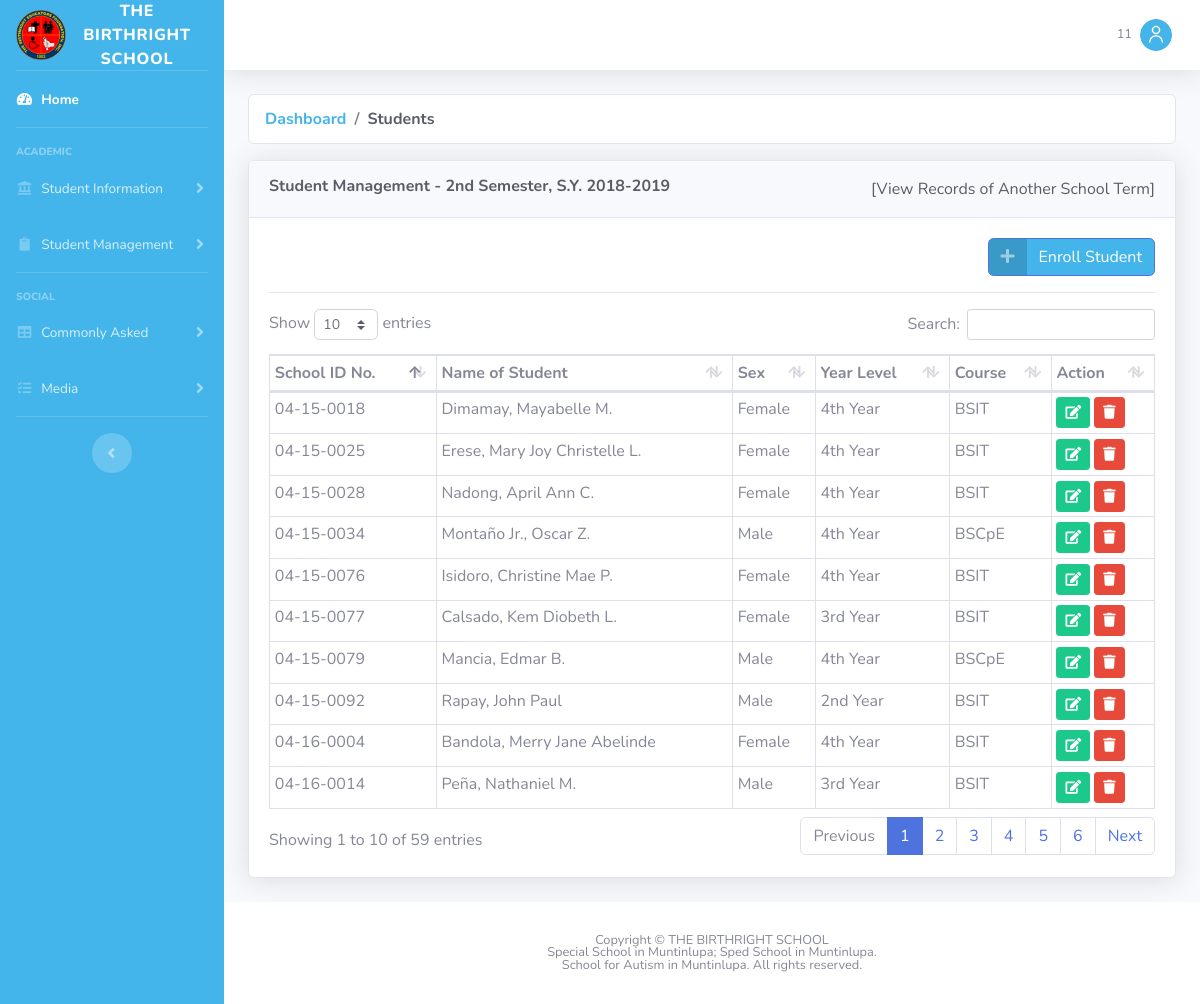
/students.php (signed in), run on the app's committed database.
### tables this page shows
CREATE TABLE `tblschoolterms` (
  `STermID` int(11) NOT NULL AUTO_INCREMENT,
  `SemesterID` int(11) DEFAULT NULL,
  `SchoolYear` varchar(50) DEFAULT NULL,
  `DateOfStart` date DEFAULT NULL,
  `DateOfEnd` date DEFAULT NULL,
  PRIMARY KEY (`STermID`),
  KEY `SemesterID` (`SemesterID`),
  CONSTRAINT `tblschoolterms_ibfk_1` FOREIGN KEY (`SemesterID`) REFERENCES `tblsemesters` (`SemesterID`) ON DELETE CASCADE
);

CREATE TABLE `tblsemesters` (
  `SemesterID` int(11) NOT NULL AUTO_INCREMENT,
  `Description` varchar(100) DEFAULT NULL,
  PRIMARY KEY (`SemesterID`)
);

CREATE TABLE `tblenrolledstudents` (
  `EStudID` int(11) NOT NULL AUTO_INCREMENT,
  `DateEnrolled` date DEFAULT NULL,
  `STermID` int(11) DEFAULT NULL,
  `StudID` int(11) DEFAULT NULL,
  `YearLevelID` int(11) DEFAULT NULL,
  `AdmissionStatusID` int(11) DEFAULT NULL,
  `ScholasticStatusID` int(11) DEFAULT NULL,
  PRIMARY KEY (`EStudID`),
  KEY `STermID` (`STermID`),
  KEY `StudID` (`StudID`),
  KEY `YearLevelID` (`YearLevelID`),
  KEY `AdmissionStatusID` (`AdmissionStatusID`),
  KEY `ScholasticStatusID` (`ScholasticStatusID`),
  CONSTRAINT `tblenrolledstudents_ibfk_1` FOREIGN KEY (`STermID`) REFERENCES `tblschoolterms` (`STermID`) ON DELETE CASCADE,
  CONSTRAINT `tblenrolledstudents_ibfk_2` FOREIGN KEY (`StudID`) REFERENCES `tblstudents` (`StudID`) ON DELETE CASCADE,
  CONSTRAINT `tblenrolledstudents_ibfk_3` FOREIGN KEY (`YearLevelID`) REFERENCES `tblyearlevels` (`YearLevelID`) ON DELETE CASCADE,
  CONSTRAINT `tblenrolledstudents_ibfk_4` FOREIGN KEY (`AdmissionStatusID`) REFERENCES `tbladmissionstatus` (`AdmissionStatusID`) ON DELETE CASCADE,
  CONSTRAINT `tblenrolledstudents_ibfk_5` FOREIGN KEY (`ScholasticStatusID`) REFERENCES `tblscholasticstatus` (`ScholasticStatusID`) ON DELETE CASCADE
);

CREATE TABLE `tblstudents` (
  `StudID` int(11) NOT NULL AUTO_INCREMENT,
  `SchoolIDNo` varchar(50) DEFAULT NULL,
  `UserID` int(11) DEFAULT NULL,
  `PersonID` int(11) DEFAULT NULL,
  `CourseID` int(11) DEFAULT NULL,
  PRIMARY KEY (`StudID`),
  KEY `UserID` (`UserID`),
  KEY `PersonID` (`PersonID`),
  KEY `CourseID` (`CourseID`),
  CONSTRAINT `tblstudents_ibfk_1` FOREIGN KEY (`UserID`) REFERENCES `tblusers` (`UserID`) ON DELETE CASCADE,
  CONSTRAINT `tblstudents_ibfk_2` FOREIGN KEY (`PersonID`) REFERENCES `tblpersons` (`PersonID`) ON DELETE CASCADE,
  CONSTRAINT `tblstudents_ibfk_3` FOREIGN KEY (`CourseID`) REFERENCES `tblcourses` (`CourseID`) ON DELETE CASCADE
);

CREATE TABLE `tblpersons` (
  `PersonID` int(11) NOT NULL AUTO_INCREMENT,
  `Title` varchar(10) DEFAULT NULL,
  `LastName` varchar(50) DEFAULT NULL,
  `FirstName` varchar(50) DEFAULT NULL,
  `MiddleName` varchar(50) DEFAULT NULL,
  `Sex` varchar(10) DEFAULT NULL,
  `DateOfBirth` date DEFAULT NULL,
  `PlaceOfBirth` varchar(50) DEFAULT NULL,
  `AddLine1` varchar(100) DEFAULT NULL,
  `AddLine2` varchar(100) DEFAULT NULL,
  `MunicipalityCity` varchar(100) DEFAULT NULL,
  `Province` varchar(100) DEFAULT NULL,
  `PostalCode` int(10) DEFAULT NULL,
  `Email` varchar(50) DEFAULT NULL,
  `ContactNo` varchar(20) DEFAULT NULL,
  PRIMARY KEY (`PersonID`)
);

CREATE TABLE `tblyearlevels` (
  `YearLevelID` int(11) NOT NULL AUTO_INCREMENT,
  `Description` varchar(100) DEFAULT NULL,
  PRIMARY KEY (`YearLevelID`)
);

CREATE TABLE `tblcourses` (
  `CourseID` int(11) NOT NULL AUTO_INCREMENT,
  `Description` varchar(255) DEFAULT NULL,
  `Acronym` varchar(50) DEFAULT NULL,
  `TotalYrs` int(5) DEFAULT NULL,
  `CurriculumYear` varchar(50) DEFAULT NULL,
  PRIMARY KEY (`CourseID`)
);

### assets/config/database.php (called while the page is built, shortened)
<?php
	class Database {
		private $hostname = "";
		private $user = "";
		private $password = "";
		private $database = "";
		public $connection = NULL;
		public function __construct(){
			$config = parse_ini_file("settings.ini");
			$this->hostname = $config["HOSTNAME"];
			$this->user = $config["USER"];
			$this->password = $config["PASSWORD"];
			$this->database = $config["DATABASE"];
		}
		public function query($sql){
			$qryObj = array();
			try {
				if($qryObj["query"] = mysqli_query($this->connection, $sql)){
					if($qryObj["query"]){
						setResponse($qryObj, "OK", "Records Found!");
					} else {
						setResponse($qryObj, "ERROR", "No Records Found!");
					}
				} else {
					setResponse($qryObj, "ERROR", "[MYSQLI QUERY]: " . mysqli_error($this->connection) . PHP_EOL . "SQL QUERY: " . $sql);
				}
			} catch(Exception $e) {
				setResponse($qryObj, "ERROR", $e->getMessage());
			}
			return $qryObj;
		}
		public function get_query_result($sql){
			$qry = $this->query($sql);
			return $this->get_results($qry);
		}
		public function get_results($qry){
			$rows = array();
			$count = 0;
			if($qry["STATUS"] == "OK"){
				while($row = $qry["query"]->fetch_assoc())
					$rows[$count++] = $row;
			}
			return $rows;
		}
		private function open(){
			$this->connection = mysqli_connect($this->hostname, $this->user, $this->password, $this->database);
			$this->connection->set_charset('utf8');
		}
	}
?>

### students.php (the view, shortened to what this page needs)
<?php
	include_once("./web-page-parts/header.php");
	include_once("./web-page-parts/sidebar.php");
	include_once("./web-page-parts/topbar.php");
	include_once("./assets/config/database.php");
	$DB = new Database();
	$sql = "
			SELECT A.*, B.Description AS Semester
			FROM tblSchoolTerms AS A
			LEFT JOIN tblSemesters AS B ON A.SemesterID=B.SemesterID
			WHERE ";
	if(!isset($_GET["id"])){
		$sql .= "
				A.DateOfStart<CURRENT_DATE
			ORDER BY
				A.DateOfStart DESC,
				A.SemesterID DESC
			LIMIT 1;
		";
	} else {
		$sql .= "
				A.STermID='" . $_GET["id"] . "'
			LIMIT 1;
		";
	}
	$curSemester = $DB->get_query_result($sql);
	if(count($curSemester) > 0)
		$curSemester = $curSemester[0];
?>
		<div class="container-fluid">
			<nav aria-label="breadcrumb">
				<ol class="breadcrumb bg-white text-black border font-weight-bold">
					<li class="breadcrumb-item"><a href="./index.php">Dashboard</a></li>
					<li class="breadcrumb-item text-gray-800" aria-current="page">Students</li>
				</ol>
			</nav>
		  <div class="row">
			<div class="col-md-12">
				<div class="card shadow mb-4">
					<div class="card-header py-3">
						<h6 class="m-0 font-weight-bold text-dark d-inline-block float-left">Student Management - <?php echo $curSemester["Semester"] . ", " . $curSemester["SchoolYear"];?></h6>
						<div id="myButtons" class="float-right">
							<a class="link text-dark" style="cursor: grab;" id="ChangeYear">[View Records of Another School Term]</a>
						</div>
					</div>
					<div class="card-body">
						<div class="row">
							<div class="col" align="right">
								<a class="btn btn-primary btn-icon-split" href="./enrollStudent.php">
									<span class="icon text-white-50">
									  <i class="fas fa-plus"></i>
									</span>
									<span class="text">Enroll Student</span>
								</a>
							</div>
						</div>
						<hr/>
						<div class="row"><div class="col-md-12">
							<div class="table-responsive">
								<table class="table table-bordered table-hover table-sm data-table" style="width:100%">
								  <thead>
									<tr>
									  <th>School ID No.</th>
									  <th>Name of Student</th>
									  <th>Sex</th>
									  <th>Year Level</th>
									  <th>Course</th>
									  <th>Action</th>
									</tr>
								  </thead>
								  <tbody>
									<?php
										include_once ("./assets/config/database.php");
										$DB = new Database();
										$Students = $DB->get_query_result('
										SELECT
												A.*, B.SchoolIDNo,
												CONCAT(C.LastName, ", ", C.FirstName, " ", C.MiddleName) AS NameOfStudent,
												C.Sex, D.Acronym AS Course, E.Description AS YearLevel
											FROM tblEnrolledStudents AS A
											LEFT JOIN tblStudents AS B ON B.StudID=A.StudID
											LEFT JOIN tblPersons AS C ON C.PersonID=B.PersonID
											LEFT JOIN tblCourses AS D ON D.CourseID=B.CourseID
											LEFT JOIN tblYearLevels AS E ON E.YearLevelID=A.YearLevelID
											WHERE A.STermID="' . $curSemester["STermID"] .'";
										');
										for($i = 0; $i < count($Students); $i++){
											echo '
												<tr>
													<td>' . $Students[$i]["SchoolIDNo"] . '</td>
													<td>' . $Students[$i]["NameOfStudent"] . '</td>
													<td>' . $Students[$i]["Sex"] . '</td>
													<td>' . $Students[$i]["YearLevel"] . '</td>
													<td>' . $Students[$i]["Course"] . '</td>
													<td>
														<a class="btn btn-success btn-sm text-white" href="./editstudent.php?id=' . $Students[$i]['StudID'] . '">
															<i class="fas fa-edit"></i>
														</a>
														<a class="btn btn-danger btn-sm text-white delete-student" href="./actions/deletestudent.php?id=' . $Students[$i]['StudID'] . '">
															<i class="fas fa-trash"></i>
														</a>
													</td>
												</tr>
											';
										}
									?>
								  </tbody>
								</table>
							</div>
						</div></div>
					</div>
				</div>
			</div>
		  </div>
        </div>
<?php
	include_once("./web-page-parts/footer.php");
?>

### data on the page
tblschoolterms: SemesterID.Description "2nd Semester", SchoolYear "S.Y. 2018-2019"
tblenrolledstudents: StudID.SchoolIDNo "04-16-0004", NameOfStudent "Bandola, Merry Jane Abelinde", tblpersons.Sex "Female", YearLevelID.Description "4th Year", tblcourses.Acronym "BSIT"
tblenrolledstudents: StudID.SchoolIDNo "04-15-0077", NameOfStudent "Calsado, Kem Diobeth L.", tblpersons.Sex "Female", YearLevelID.Description "3rd Year", tblcourses.Acronym "BSIT"
tblenrolledstudents: StudID.SchoolIDNo "04-15-0018", NameOfStudent "Dimamay, Mayabelle M.", tblpersons.Sex "Female", YearLevelID.Description "4th Year", tblcourses.Acronym "BSIT"
tblenrolledstudents: StudID.SchoolIDNo "04-15-0025", NameOfStudent "Erese, Mary Joy Christelle L.", tblpersons.Sex "Female", YearLevelID.Description "4th Year", tblcourses.Acronym "BSIT"
tblenrolledstudents: StudID.SchoolIDNo "04-15-0076", NameOfStudent "Isidoro, Christine Mae P.", tblpersons.Sex "Female", YearLevelID.Description "4th Year", tblcourses.Acronym "BSIT"
tblenrolledstudents: StudID.SchoolIDNo "04-15-0079", NameOfStudent "Mancia, Edmar B.", tblpersons.Sex "Male", YearLevelID.Description "4th Year", tblcourses.Acronym "BSCpE"
tblenrolledstudents: StudID.SchoolIDNo "04-15-0034", NameOfStudent "Montaño Jr., Oscar Z.", tblpersons.Sex "Male", YearLevelID.Description "4th Year", tblcourses.Acronym "BSCpE"
tblenrolledstudents: StudID.SchoolIDNo "04-15-0028", NameOfStudent "Nadong, April Ann C.", tblpersons.Sex "Female", YearLevelID.Description "4th Year", tblcourses.Acronym "BSIT"
tblenrolledstudents: StudID.SchoolIDNo "04-16-0014", NameOfStudent "Peña, Nathaniel M.", tblpersons.Sex "Male", YearLevelID.Description "3rd Year", tblcourses.Acronym "BSIT"
tblenrolledstudents: StudID.SchoolIDNo "04-15-0092", NameOfStudent "Rapay, John Paul", tblpersons.Sex "Male", YearLevelID.Description "2nd Year", tblcourses.Acronym "BSIT"

### other printed values
$_SESSION['User'] "11"
